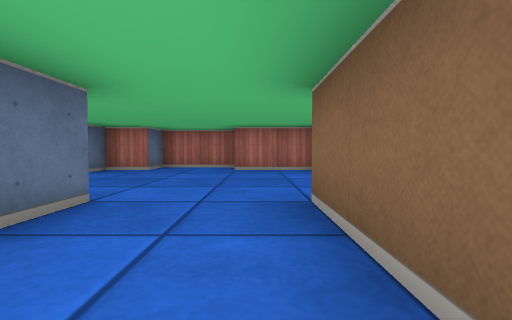
View 1 (above)

19 first-person views from a walk through a cub3D maze. The camera is about half as high as the walls, tilts 2° down and sees 85° across. The floor is counted in squares. Each view is taken from the middle of a square. On the plan, view 1 faces up. The plan holds only what a view shows up to about 9 squares ahead; the rest is blank.

View 2
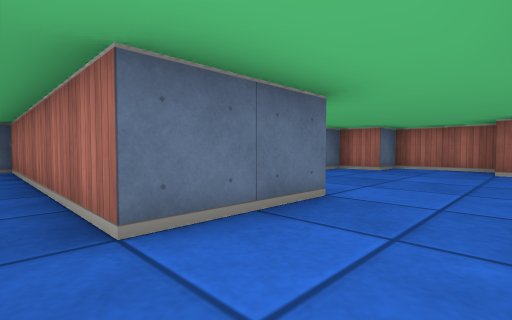

View 3
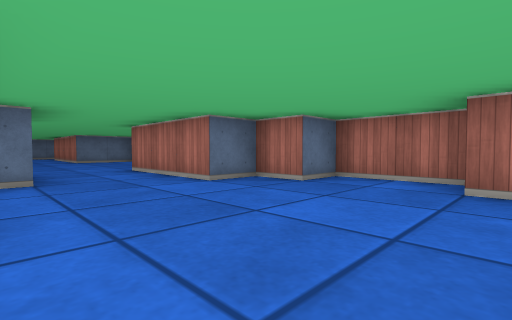

View 4
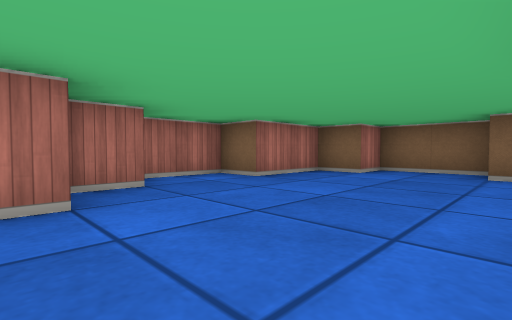

View 5
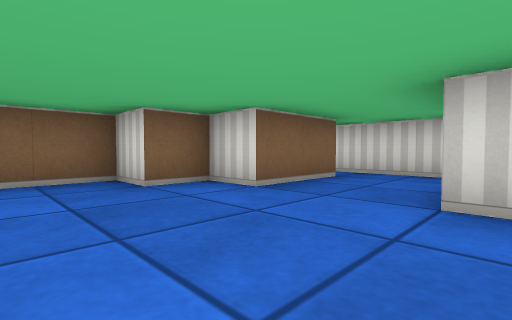

View 6
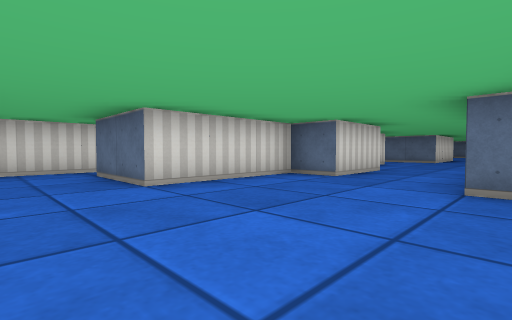

View 7
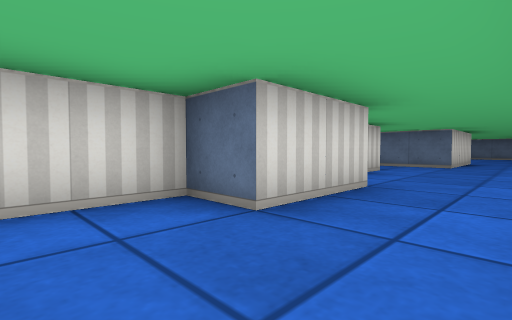

View 8
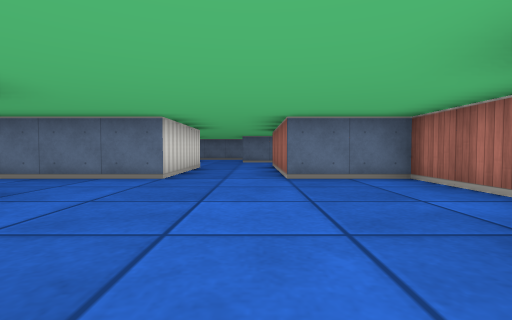

View 9
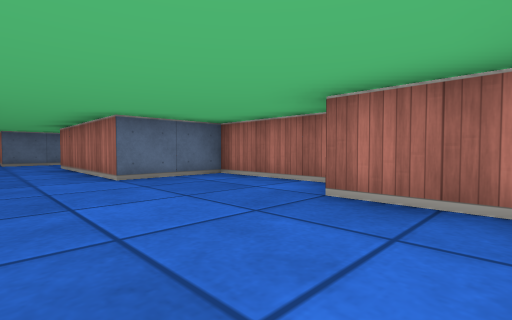

View 10
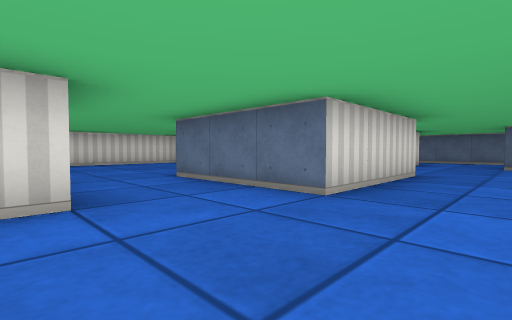

View 11
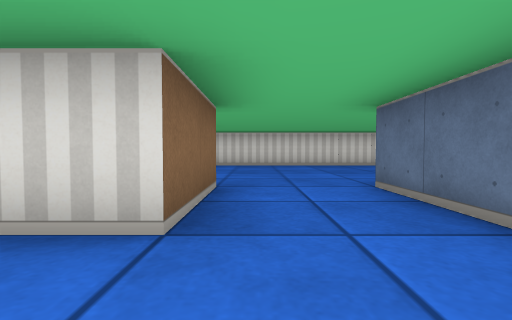

View 12
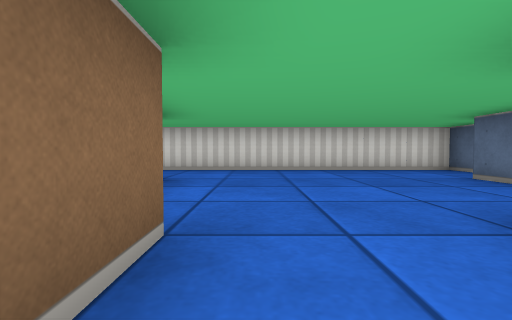

View 13
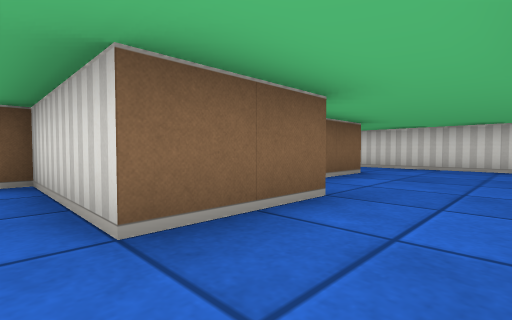

View 14
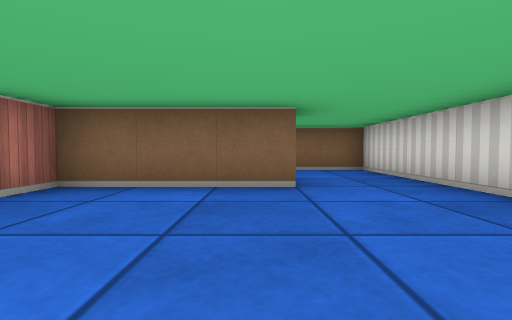

View 15
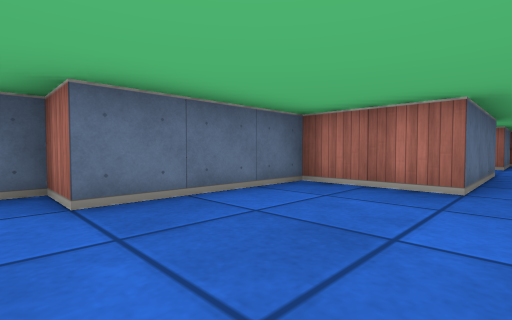

View 16
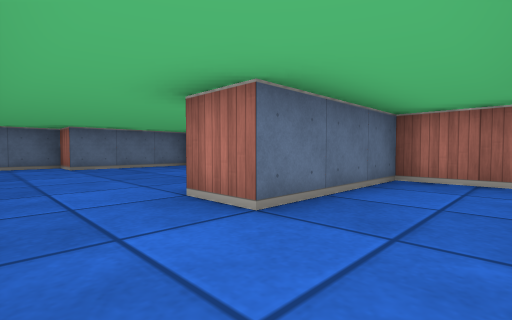

View 17
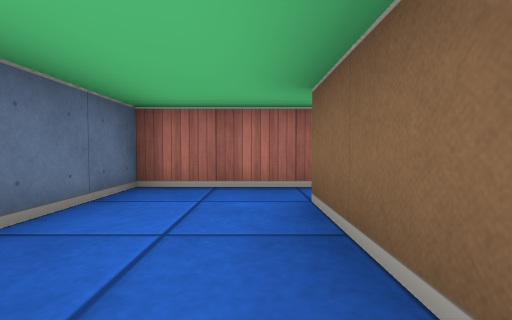

View 18
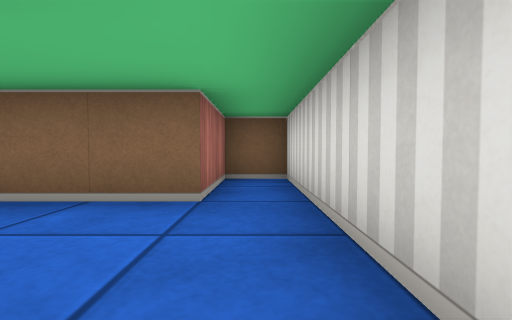

View 19
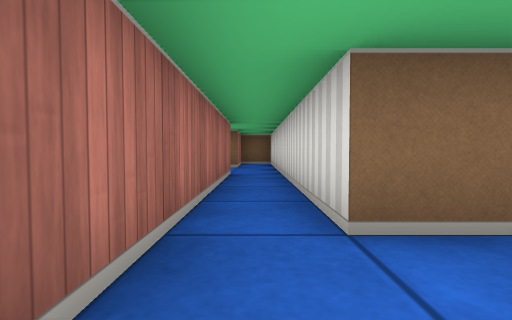

### Floor plan
Points are (right, up) in squares from view 1. A wall is a line through its corners. A room is listed if a view was taken in it or the views show most of it. See-through windows are left out.
Room 1 (views 1, 2, 18, 19)
walls: (-1.5, 2.5) (-1.5, 0.5) (-7.5, 0.5) (-7.5, -0.5); (-5.5, -0.5) (2.5, -0.5) (2.5, 0.5) (0.5, 0.5) (0.5, 2.5)
ways out: opening at (-0.5, 1.5) to room 2; opening at (-6.5, -1.5) to room 5
Room 2 (views 3, 4, 5, 6, 7)
walls: (0.5, 2.5) (1.5, 2.5) (1.5, 3.5) (2.5, 3.5) (2.5, 5.5) (1.5, 5.5) (1.5, 6.5) (-0.5, 6.5) (-0.5, 7.5) (-2.5, 7.5) (-2.5, 6.5) (-3.5, 6.5) (-3.5, 5.5) (-6.5, 5.5); (-6.6, 3.5) (-4.5, 3.5) (-4.5, 2.5) (-1.5, 2.5)
ways out: opening at (-0.5, 1.5) to room 1; opening at (-6, 4.5) to room 3
Room 3 (views 8, 9, 10, 11, 13)
walls: (-9.5, 2.5) (-6.5, 2.5) (-6.5, 2.9); (-9, 7.5) (-11.5, 7.5) (-11.5, 5.5) (-14.5, 5.5); (-7, 6.5) (-8.5, 6.5); (-14.5, 3.5) (-11.5, 3.5) (-11.5, 2.5)
ways out: opening at (-6, 4.5) to room 2; opening at (-10.5, 1.5) to room 4; opening at (-15, 4.5)
Room 4 (views 12, 14, 15)
walls: (-8.5, -2.5) (-8.5, 0.5) (-9.5, 0.5) (-9.5, 2.5); (-11.5, 2.5) (-11.5, 0.5) (-13.5, 0.5) (-13.5, -2.5) (-14.5, -2.5) (-14.5, -4.5) (-8.5, -4.5)
ways out: opening at (-10.5, 1.5) to room 3; opening at (-8, -3.5) to room 5
Room 5 (views 16, 17)
walls: (-8.5, -4.5) (-5.5, -4.5) (-5.5, -0.5); (-7.5, -0.5) (-7.5, -2.5) (-8.5, -2.5)
ways out: opening at (-6.5, -1.5) to room 1; opening at (-8, -3.5) to room 4

Where each view was taken, in squares from view 1:
view 1: 0 up, 0 right, facing up
view 2: 0 up, 0 right, facing up-left
view 3: 3 up, 0 right, facing up-left
view 4: 3 up, 4 left, facing up-right
view 5: 5 up, 2 left, facing down-right
view 6: 6 up, 0 right, facing down-left
view 7: 5 up, 3 left, facing down-left
view 8: 5 up, 7 left, facing left
view 9: 4 up, 7 left, facing up-left
view 10: 5 up, 9 left, facing down-left
view 11: 4 up, 10 left, facing down
view 12: 2 up, 10 left, facing down
view 13: 3 up, 11 left, facing down-right
view 14: 2 down, 12 left, facing right
view 15: 3 down, 11 left, facing up-left
view 16: 4 down, 6 left, facing up-left
view 17: 3 down, 6 left, facing up
view 18: 0 up, 2 left, facing right
view 19: 0 up, 7 left, facing right
